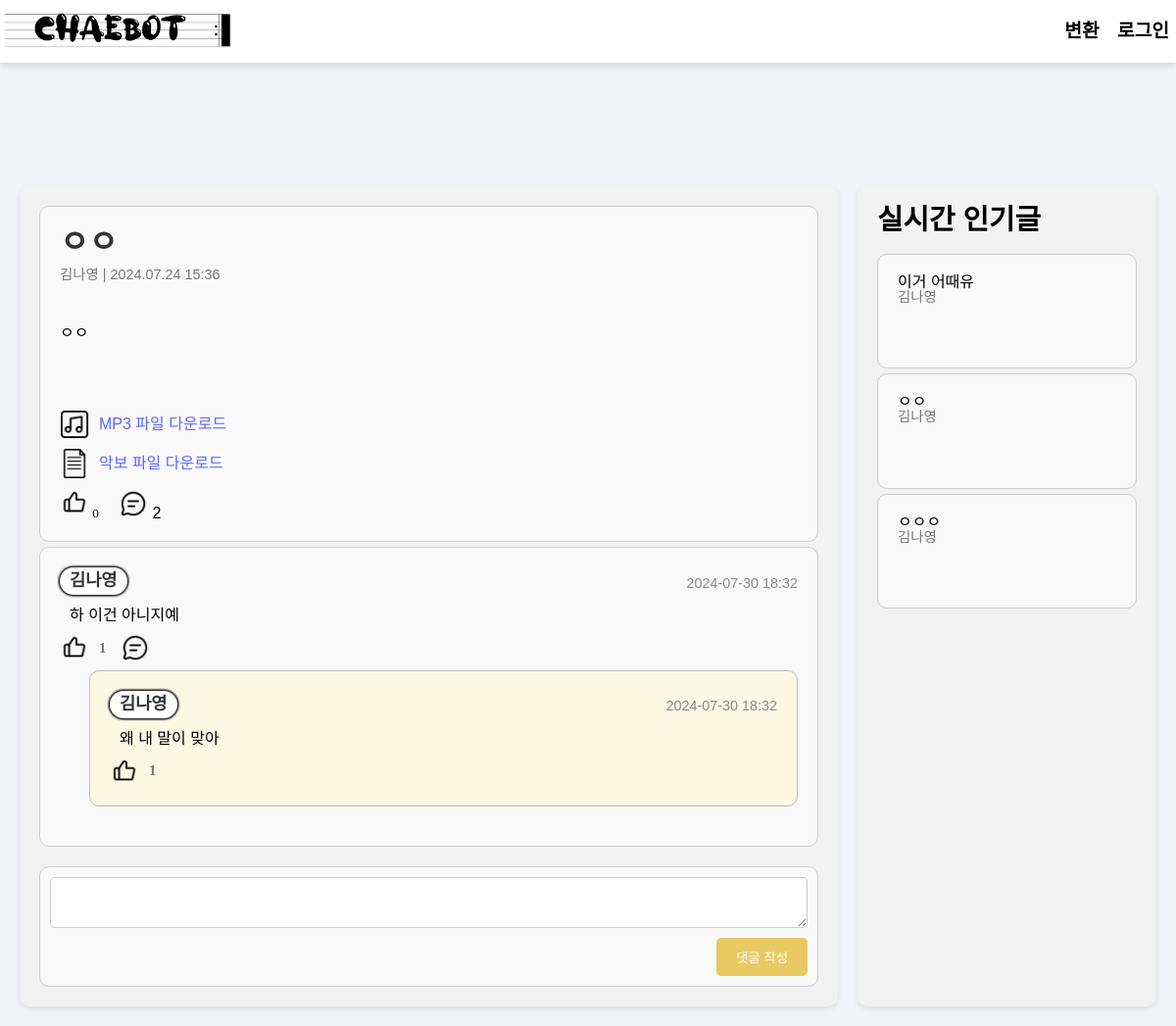
/post/1/, run on an earlier commit of the app's database.
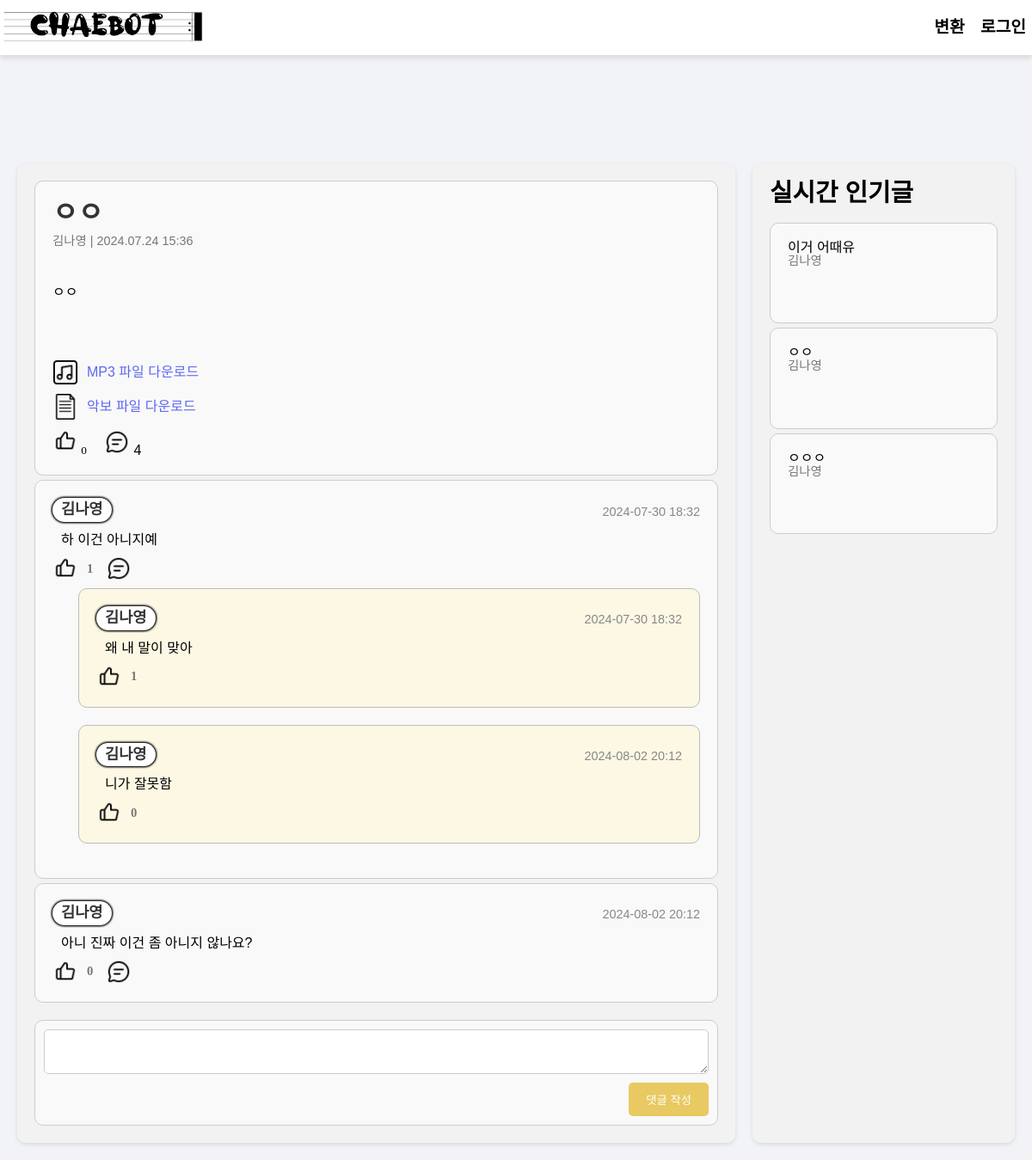
And on a later commit of the database.
### myapp/models.py (models this page shows, shortened)
class Post(models.Model):
    author = models.ForeignKey(settings.AUTH_USER_MODEL, on_delete=models.CASCADE)
    title = models.CharField(max_length=200)
    content = models.TextField()
    genre = models.CharField(max_length=100)
    mp3_file = models.FileField(upload_to="mp3s/", blank=True, null=True)
    sheet_file = models.FileField(upload_to="sheets/", blank=True, null=True)
    created_at = models.DateTimeField(auto_now_add=True)
    likes = models.ManyToManyField(
        settings.AUTH_USER_MODEL, related_name="liked_posts", blank=True
    )
    def total_likes(self):
        return self.likes.count()

class CustomUser(AbstractUser):
    user_id = models.CharField(max_length=150, unique=True)
    email = models.EmailField(unique=True)
    age_group = models.CharField(max_length=10, blank=True, null=True)
    gender = models.CharField(max_length=10, blank=True, null=True)
    genres = models.CharField(max_length=255, blank=True, null=True)  # 새로운 필드 추가
    username = models.CharField(max_length=150)
    USERNAME_FIELD = "user_id"
    REQUIRED_FIELDS = ["email"]

class Comment(models.Model):
    post = models.ForeignKey(Post, related_name="comments", on_delete=models.CASCADE)
    author = models.ForeignKey(settings.AUTH_USER_MODEL, on_delete=models.CASCADE)
    content = models.TextField()
    created_at = models.DateTimeField(auto_now_add=True)
    likes = models.ManyToManyField(
        settings.AUTH_USER_MODEL, related_name="liked_comments", blank=True
    )
    def total_likes(self):
        return self.likes.count()

class Reply(models.Model):
    comment = models.ForeignKey(
        Comment, related_name="replies", on_delete=models.CASCADE
    )
    author = models.ForeignKey(settings.AUTH_USER_MODEL, on_delete=models.CASCADE)
    content = models.TextField()
    created_at = models.DateTimeField(auto_now_add=True)
    likes = models.ManyToManyField(
        settings.AUTH_USER_MODEL, related_name="liked_replies", blank=True
    )
    def total_likes(self):
        return self.likes.count()

### myapp/views.py (the view)
# urls.py: path("post/<int:post_id>/", v.post_detail, name="post_detail"),
def post_detail(request, post_id):
    post = get_object_or_404(Post, id=post_id)
    total_comments = post.comments.count()
    for comment in post.comments.all():
        total_comments += comment.replies.count()
    popular_posts = Post.objects.order_by("-likes")[:5]
    context = {
        "post": post,
        "total_comments": total_comments,
        "popular_posts": popular_posts,
    }
    return render(request, "post_detail.html", context)

### myapp/templates/post_detail.html (shortened to what this page needs)
<!DOCTYPE html>
<html lang="ko">
<head>
    {% load static %}
    <link rel="stylesheet" href="{% static 'css/reset.css' %}">
    <link rel="stylesheet" href="{% static 'css/style.css' %}">
</head>
<body>
    <nav class="navbar">
        <div class="navbar-logo">
            <a href="/"><img src="{% static 'img/logo.png' %}" alt="MP3 to Drum Sheet Converter"></a>
        </div>
        <div class="navbar-menu">
            <a href="{% url 'index' %}" class="active">변환</a>
            {% if user.is_authenticated %}
                <a href="{% url 'chaetting_view' %}" class="active">Chaetting</a>
                <a href="{% url 'logout' %}" class="active">로그아웃</a>
            {% else %}
                <a href="login" class="active" action="{% url 'logout' %}">로그인</a>
            {% endif %}
        </div>
    </nav>
    <main>
        <div class="container">
            <div class="post-detail">
                <div class="post">
                    <h1>{{ post.title }}</h1>
                    <small>{{ post.author.username }} | {{ post.created_at|date:"Y.m.d H:i" }}</small>
                    <p>{{ post.content }}</p>
                    <div class="attachment">
                        {% if post.mp3_file %}
                            <a href="{{ post.mp3_file.url }}" download>
                                <img src="{% static 'img/mp3.png' %}" alt="MP3" class="like-comment-icons"> MP3 파일 다운로드
                            </a>
                        {% endif %}
                        {% if post.sheet_file %}
                            <a href="{{ post.sheet_file.url }}" download>
                                <img src="{% static 'img/note.png' %}" alt="Sheet" class="like-comment-icons"> 악보 파일 다운로드
                            </a>
                        {% endif %}
                    </div>
                    <div class="post-actions">
                        <form method="post" action="{% url 'like_post' post.id %}">
                            <button type="submit" style="background: none; border: none;">
                                {% if user in post.likes.all %}
                                    <img src="{% static 'img/pressed_good.png' %}" alt="Like" class="like-comment-icons">
                                {% else %}
                                    <img src="{% static 'img/bold_like.png' %}" alt="Like" class="like-comment-icons">
                                {% endif %}
                                <span>{{ post.total_likes }}</span>
                            </button>
                        </form>
                        <div>
                            <img src="{% static 'img/comment.png' %}" alt="Comment" class="like-comment-icons">
                            <span>{{ total_comments }}</span>
                        </div>
                    </div>
                </div>
                <div id="comments" class="comments">
                    {% for comment in post.comments.all %}
                    <div class="comment">
                        <div class="comment-header">
                            <span class="comment-author">{{ comment.author.username }}</span>
                            <span class="comment-date">{{ comment.created_at|date:"Y-m-d H:i" }}</span>
                        </div>
                        <div class="comment-body">{{ comment.content }}</div>
                        <div class="comment-action-btns">
                            <form method="post" action="{% url 'like_comment' comment.id %}">
                                <button type="submit">
                                    {% if user in comment.likes.all %}
                                        <img src="{% static 'img/pressed_good.png' %}" alt="Like" class="like-comment-icons">
                                    {% else %}
                                        <img src="{% static 'img/bold_like.png' %}" alt="Like" class="like-comment-icons">
                                    {% endif %}
                                    <span>{{ comment.total_likes }}</span>
                                </button>
                            </form>
                            <button onclick="toggleReplyForm({{ comment.id }})">
                                <img src="{% static 'img/comment.png' %}" alt="Reply" class="like-comment-icons">
                            </button>
                        </div>
                        {% for reply in comment.replies.all %}
                        <div class="reply">
                            <div class="reply-header">
                                <span class="reply-author">{{ reply.author.username }}</span>
                                <span class="comment-date">{{ reply.created_at|date:"Y-m-d H:i" }}</span>
                            </div>
                            <div class="reply-body">{{ reply.content }}</div>
                            <div class="comment-action-btns">
                                <form method="post" action="{% url 'like_reply' reply.id %}">
                                    <button type="submit">
                                        {% if user in reply.likes.all %}
                                            <img src="{% static 'img/pressed_good.png' %}" alt="Like" class="like-comment-icons">
                                        {% else %}
                                            <img src="{% static 'img/bold_like.png' %}" alt="Like" class="like-comment-icons">
                                        {% endif %}
                                        <span>{{ reply.total_likes }}</span>
                                    </button>
                                </form>
                            </div>
                        </div>
                        {% endfor %}
                    </div>
                    {% endfor %}
                </div>
                <form class="comment-form" method="post" action="{% url 'add_comment' post.id %}">
                    <textarea name="content"></textarea>
                    <button type="submit">댓글 작성</button>
                </form>
            </div>
            <div class="sidebar">
                <h3>실시간 인기글</h3>
                {% for popular_post in popular_posts %}
                <div class="post">
                    <h4>{{ popular_post.title }}</h4>
                    <small>{{ popular_post.author.username }}</small>
                </div>
                {% endfor %}
            </div>
        </div>
    </main>
</body>
</html>

### static/css/style.css (style rules this page uses)
:root { --main--green--color: #048271; --main--gray--color: #e6e6e6; --light--green--color: #9fcbc9; --dark--gray--color: #5b5b5b; }
body { background-color: #f2f3f7; font-family: Pretendard; }
button { font-family: Pretendard; }
main { padding-top: 70px; width: 1200px; margin: 0 auto; }

### myapp/templates/post_detail.html (style rules this page uses)
body { font-family: 'NEXON Lv1 Gothic OTF', Arial, sans-serif; margin-top: 100px; }
.navbar-logo img { max-height: 100px; max-width: 240px; }
.navbar { width: 100%; background-color: rgba(255, 255, 255, 0.98); box-shadow: 0 4px 6px rgba(0, 0, 0, 0.1); display: flex; justify-content: space-between; align-items: center; padding: 10px 0px; position: fixed; top: 0; left: 0; z-index: 2000; height: auto; min-height: 50px; }
.navbar-logo a { text-decoration: none; color: #007BFF; font-size: 1rem; font-weight: bold; }
.navbar-menu a.active { color: #000; font-weight: bold; }
.navbar-menu a { text-decoration: none; color: #666; padding: 5px 7px; font-size: 1.2rem; font-family: 'TheJamsil5Bold', Arial, sans-serif; }
.container { display: flex; justify-content: space-between; padding: 20px; }
.post-detail, .sidebar { background-color: #f2f2f2; padding: 20px; border-radius: 10px; box-shadow: 0 2px 5px rgba(0,0,0,0.1); }
.post-detail { flex: 3; margin-right: 20px; }
.sidebar { flex: 1; }
.post, .comment { background-color: #fffdfda8; border: 1px solid #ccc; padding: 20px; margin-bottom: 5px; border-radius: 10px; }
.reply { background-color: #fcf8e4; border: 1px solid #bbb; padding: 20px; margin-top: 8px; margin-bottom: 20px; margin-left: 30px; border-radius: 10px; }
.post h1 { color: #333; font-size: 2em; font-weight: bold; margin-bottom: 10px; }
.post small { font-size: 0.9em; color: #777; display: block; margin-bottom: 45px; }
.post p { margin-bottom: 70px; }
.comment-header, .reply-header { display: flex; justify-content: space-between; align-items: center; margin-bottom: 10px; }
.comment-author, .reply-author { margin-bottom: 3px; font-size: 1.1em; font-weight: bold; color: #333; background-color: #ffffff; padding: 5px 10px; border-radius: 15px; box-shadow: 0 0 3px rgb(0, 0, 0), 0 0 3px rgb(0, 0, 0), 0 0 3px rgb(0, 0, 0), 0 0 3px rgb(0, 0, 0); }
.comment-date { font-size: 0.9em; color: #888; }
.comment-body, .reply-body { margin-left: 10px; }
.comment-action-btns { display: flex; gap: 15px; margin-top: 10px; }
.comment-action-btns button { background: none; border: none; color: #777; cursor: pointer; display: flex; align-items: center; gap: 5px; }
.comment-action-btns img { margin-right: 5px; }
.comment-action-btns span { font-size: 1.1em; font-weight: bold; }
.like-comment-icons { width: 30px; height: 30px; }
.attachment { margin-top: 20px; }
.attachment a { display: flex; align-items: center; margin-bottom: 10px; color: #5C67F2; text-decoration: none; }
.attachment a img { margin-right: 10px; }
.reply-form, .comment-form { margin-top: 20px; padding: 10px; background-color: #f9f9f9; border: 1px solid #ccc; border-radius: 10px; display: flex; flex-direction: column; align-items: flex-end; }
.reply-form textarea, .comment-form textarea { width: 100%; padding: 10px; border: 1px solid #ccc; border-radius: 5px; margin-bottom: 10px; }
.reply-form button, .comment-form button { padding: 10px 20px; border: none; border-radius: 5px; background-color: #e8c962; color: white; cursor: pointer; font-family: 'NEXON Lv1 Gothic OTF', Arial, sans-serif; }
.post-actions { display: flex; align-items: center; gap: 20px; }
.sidebar h3 { font-size: 1.8em; font-weight: bold; margin-bottom: 20px; }

What changed in the data, as far as the page shows it:
added Reply: author.username "김나영", created_at "2024-08-02 20:12", content "니가 잘못함", total_likes "0", shown under Comment "하 이건 아니지예"
added Comment: author.username "김나영", created_at "2024-08-02 20:12", content "아니 진짜 이건 좀 아니지 않나요?", total_likes "0"
Also different on the page:
{{ total_comments }}: "2" → "4"
